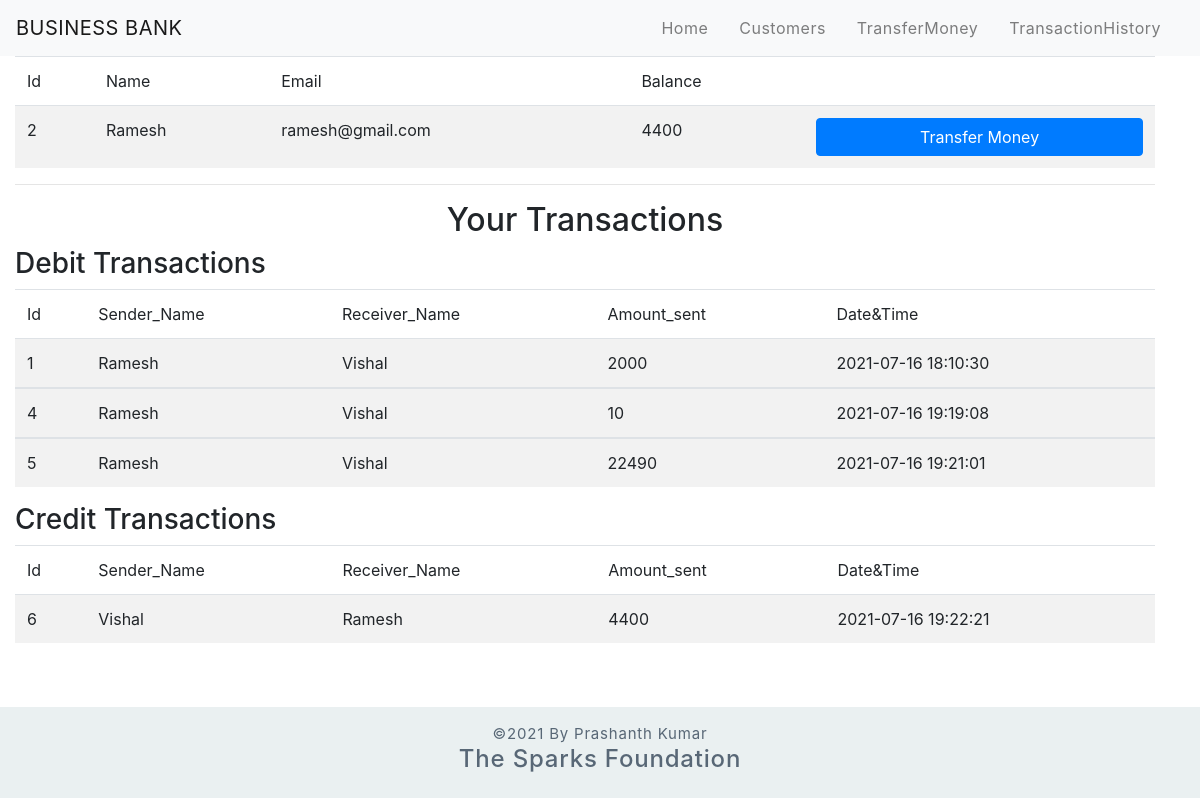
Screenshot of /view.php?id=2 with the database file from the repository.
### tables this page shows
CREATE TABLE IF NOT EXISTS `customers` (
  `Id` int NOT NULL AUTO_INCREMENT,
  `Name` varchar(255) NOT NULL,
  `Email` varchar(255) NOT NULL,
  `Balance` int NOT NULL,
  PRIMARY KEY (`Id`)
);

CREATE TABLE IF NOT EXISTS `transfers` (
  `Id` int NOT NULL AUTO_INCREMENT,
  `Sender_Name` varchar(255) DEFAULT NULL,
  `Receiver_Name` varchar(255) DEFAULT NULL,
  `Amount_sent` int NOT NULL,
  `datetime` datetime NOT NULL DEFAULT CURRENT_TIMESTAMP,
  PRIMARY KEY (`Id`)
);

### view.php (the view, shortened to what this page needs)
<?php
    include 'connection.php';
?>
<!DOCTYPE html>
<html>
    <head>
        <link rel="stylesheet" href="https://stackpath.bootstrapcdn.com/bootstrap/4.5.2/css/bootstrap.min.css">
    </head>
    <body>
        <?php
            include 'header.php';
        ?>
        <div class="container-fluid row">
            <div class='col-md'>
                <table class='table table-striped'>
                    <thead>
                        <tr>
                            <td>Id</td>
                            <td>Name</td>
                            <td>Email</td>
                            <td>Balance</td>
                            <td></td>
                        </tr>
                    </thead>
                    <?php
                        $id=$_GET['id'];
                        $query="SELECT * from customers WHERE Id=$id";
                        $result=mysqli_query($con,$query);
                        while($row= mysqli_fetch_assoc($result)){
                    ?>
                    <tbody>
                        <tr>
                            <td><?php echo $row['Id'] ?></td>
                            <td><?php echo $row['Name'] ?></td>
                            <td><?php echo $row['Email'] ?></td>
                            <td><?php echo $row['Balance'] ?></td>
                            <td><a href="transfer.php?id=<?php echo $row['Id'] ?>">
                                <button class='btn btn-primary btn-block'>Transfer Money</button></a></td>
                        </tr>
                        <?php
                            }
                        ?>
                    </tbody>
                </table>
                <hr>
                <h2 style="text-align: center;">Your Transactions</h2>
                <h3>Debit Transactions</h3>
                <table class='table table-striped'>
                    <thead>
                        <tr>
                            <td>Id</td>
                            <td>Sender_Name</td>
                            <td>Receiver_Name</td>
                            <td>Amount_sent</td>
                            <td>Date&Time</td>
                        </tr>
                    </thead>
                    <?php
                        $id=$_GET['id'];
                        $query="SELECT Name from customers WHERE Id=$id";
                        $result=mysqli_query($con,$query);
                        $row=mysqli_fetch_assoc($result);
                        $name=$row['Name'];
                        $debit_query="SELECT * from transfers WHERE Sender_Name= '$name' ";
                        $debit_execute=mysqli_query($con,$debit_query);
                        if(mysqli_num_rows($debit_execute)==0){
                    ?>
                    <div class="jumbotron">
                        <h4>Sorry!! NO Transactions</h4>
                    </div>
                    <?php
                        }else{
                            while ($row=mysqli_fetch_assoc($debit_execute)){
                    ?>
                        <tbody>
                            <tr>
                                <td><?php echo $row['Id'] ?></td>
                                <td><?php echo $row['Sender_Name'] ?></td>
                                <td><?php echo $row['Receiver_Name'] ?></td>
                                <td><?php echo $row['Amount_sent'] ?></td>
                                <td><?php echo $row['datetime'] ?></td>
                            </tr>
                            <?php
                                }
                            }
                            ?>
                        </tbody>
                </table>
                <h3>Credit Transactions</h3>
                <table class='table table-striped'>
                    <thead>
                        <tr>
                            <td>Id</td>
                            <td>Sender_Name</td>
                            <td>Receiver_Name</td>
                            <td>Amount_sent</td>
                            <td>Date&Time</td>
                        </tr>
                    </thead>
                    <?php
                        $id=$_GET['id'];
                        $query="SELECT Name from customers WHERE Id=$id";
                        $result=mysqli_query($con,$query);
                        $row=mysqli_fetch_assoc($result);
                        $name=$row['Name'];
                        $credit_query="SELECT * from transfers WHERE Receiver_Name='$name' ";
                        $credit_execute=mysqli_query($con,$credit_query);
                        if(mysqli_num_rows($credit_execute)==0){
                    ?>
                    <div class="jumbotron">
                        <h4>Sorry!! NO Transactions</h4>
                    </div>
                    <?php
                        }else{
                            while ($row=mysqli_fetch_assoc($credit_execute)){
                    ?>
                        <tbody>
                            <tr>
                                <td><?php echo $row['Id'] ?></td>
                                <td><?php echo $row['Sender_Name'] ?></td>
                                <td><?php echo $row['Receiver_Name'] ?></td>
                                <td><?php echo $row['Amount_sent'] ?></td>
                                <td><?php echo $row['datetime'] ?></td>
                            </tr>
                            <?php
                                }
                            }
                            ?>
                        </tbody>
                </table>
            </div>
        </div>
        <footer class="text-center mt-5 py-3">
            <p>&copy;2021 By Prashanth Kumar</p>
            <h4>The Sparks Foundation</h4>
        </footer>
    </body>
</html>

### view.php (style rules this page uses)
footer { color: #586776; background-color: #EAF0F1; letter-spacing: 0.8px; }
footer p { margin: 0px; font-size: 15px; }

### rows the page displays
customers: Id "2", Name "Ramesh", Email "ramesh@gmail.com", Balance "4400"
transfers: Id "1", Sender_Name "Ramesh", Receiver_Name "Vishal", Amount_sent "2000", datetime "2021-07-16 18:10:30"
transfers: Id "4", Sender_Name "Ramesh", Receiver_Name "Vishal", Amount_sent "10", datetime "2021-07-16 19:19:08"
transfers: Id "5", Sender_Name "Ramesh", Receiver_Name "Vishal", Amount_sent "22490", datetime "2021-07-16 19:21:01"
transfers: Id "6", Sender_Name "Vishal", Receiver_Name "Ramesh", Amount_sent "4400", datetime "2021-07-16 19:22:21"
